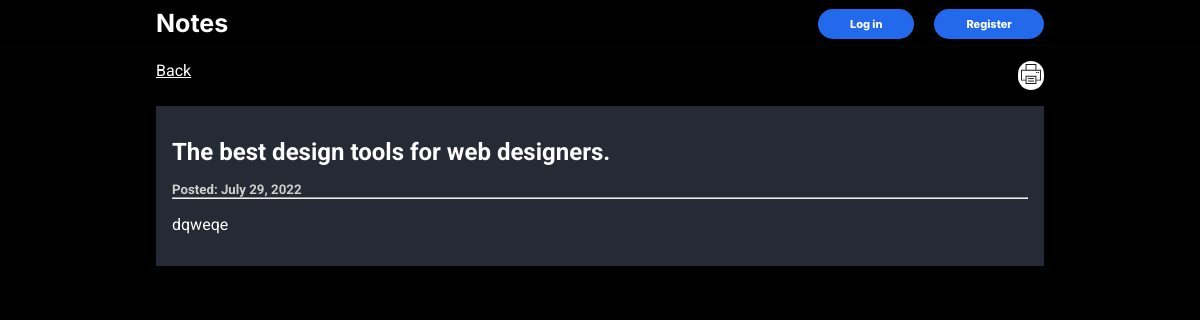
Page /nota/41 on the committed database.
### notas/models.py (models this page shows, shortened)
class Nota(models.Model):
    titulo = models.CharField(max_length=100)
    texto = models.TextField(max_length=1000,help_text="Texto de la nota")
    fecha = models.DateField(auto_now=True)
    usuario = models.ForeignKey(User, on_delete=models.SET_NULL, null=True, blank=True)
    PRIVACIDAD_NOTAS = (
        ('P', 'Publico'),
        ('X', 'Privado'),
        ('C', 'Compartido'),
    )
    privacidad = models.CharField(
        max_length=1,
        choices=PRIVACIDAD_NOTAS,
        default='P',
        help_text='Privacidad de la nota'
    )
    class Meta:
        ordering = ['fecha']

### notas/views.py (the view)
# urls.py: path('nota/<int:pk>', views.NotaDetailView.as_view(), name='nota-detail'),
class NotaDetailView(generic.DetailView):
    model = Nota

### notas/templates/notas/nota_detail.html (shortened to what this page needs)
{% extends "base_generic.html" %}
{% block content %}
<article class="nota-detail">
    <nav class="navigation-links">
        {% if user.is_authenticated %}
        <a href="{% url 'mis-notas' %}" class="atras-link">Mis notas</a>
        {% else %}
        <a href="{% url 'index' %}" class="atras-link">Back</a>
        {% endif %}
        {% load static %}
        <button class="print" onclick="window.print()"><img src="{% static 'img/printer.svg' %}" alt=""></button>
    </nav>
    <div class="nota-content">
        <div class="nota-detail-header">
            <h2 class="nota-titulo">{{ nota.titulo }}</h2>
        </div>
        <h5 class="date-published">Posted: {{ nota.fecha }}</h5>
        <hr>
        <div class="nota-texto-container">
            <p class="nota-texto">{{ nota.texto }}</p>
        </div>
    </div>
</article>
{% endblock %}

### notas/static/css/style13.css (style rules this page uses)
:root { --main-bg-color: black; --secondary-bg-color: #2369ec; --main-text-color: white; --secondary-text-color: #8b8b8b; }
*, html { margin: 0; padding: 0; }
*, *::before, *::after { margin: 0; padding: 0; box-sizing: border-box; color: white; }
body { background-color: #252525; background-color: black; }
body * { font-family: "Roboto", sans-serif; }
.nota-detail .nota-detail-header { margin: 1rem 0; }
.nota-detail .date-published { color: #cfcfcf; }
.nota-detail .nota-texto-container { padding: 1rem 0; }
.nota-detail .navigation-links { display: flex; justify-content: space-between; }
.nota-detail .navigation-links button { cursor: pointer; border: none; background: white; border-radius: 20px; padding: 0.2rem; }
.nota-detail .navigation-links button img { width: 20px; }
.nota-detail .nota-content { padding: 1rem; background-color: #252a34; margin-top: 1rem; }

### notas/static/css/print2.css (style rules this page uses)
body { background: pink; color: red; }
.pagina-logo, .navigation-links, .pt-hide { display: none !important; }
* { color: black; }

### rows in the picture
Nota: titulo "The best design tools for web designers.", fecha "July 29, 2022", texto "dqweqe"
